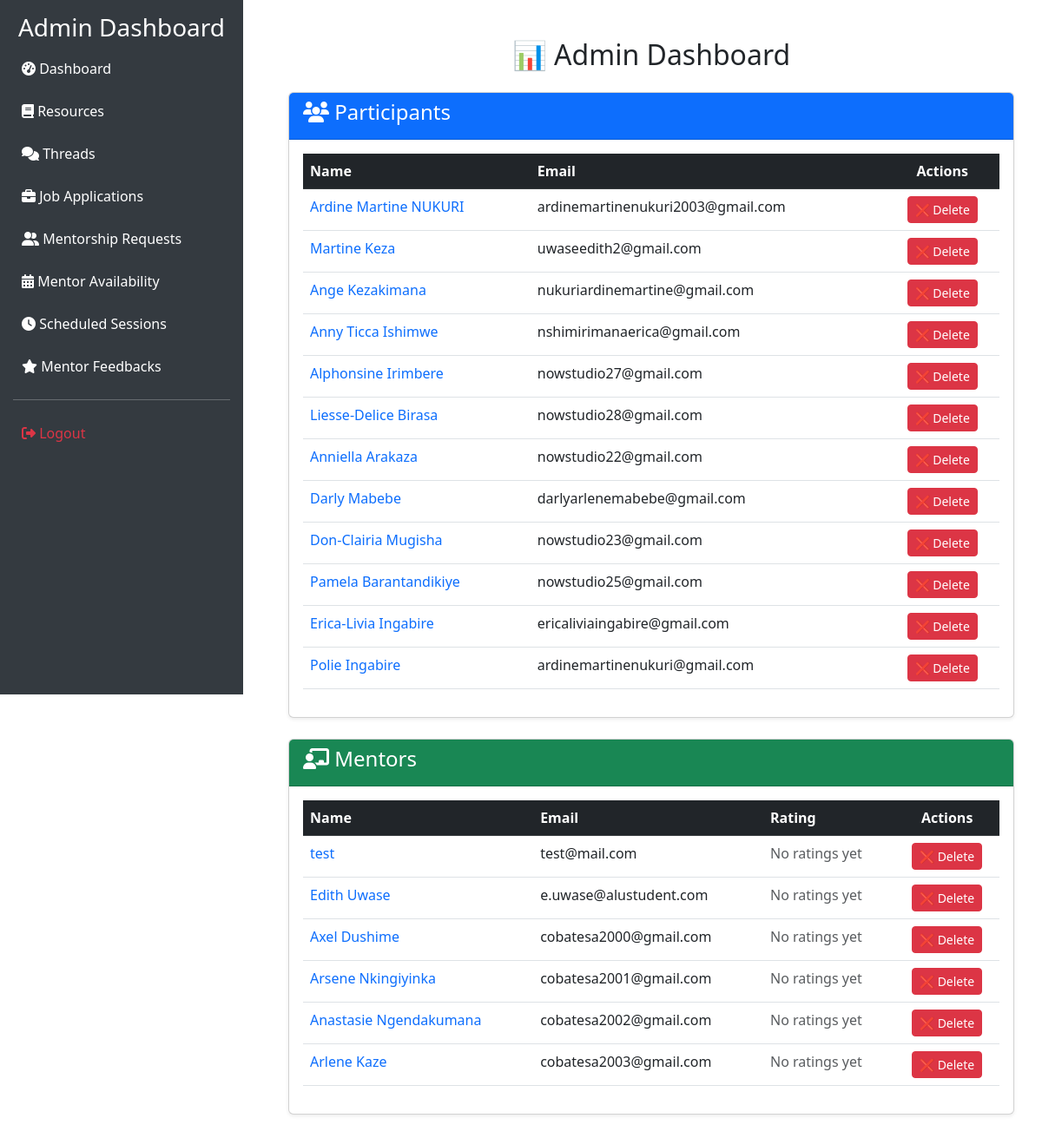
The app's page /ad/dashboard/ (signed in) with its own data.
### capstone/models.py (models this page shows, shortened)
class User(AbstractUser):
    USER_TYPE_CHOICES = (
        ('mentor', 'Mentor'),
        ('participant', 'Participant'),
    )
    LANGUAGE_CHOICES = [
        ("en", "English"),
        ("fr", "French"),
        ("es", "Spanish"),
        ("sw", "Swahili"),
        ("rw", "Kinyarwanda")
    ]
    language_preference = models.CharField(max_length=4, choices=LANGUAGE_CHOICES, default="fr")
    full_name = models.CharField(max_length=255)
    email = models.EmailField(unique=True)
    phone_number = models.CharField(max_length=15)
    user_type = models.CharField(max_length=20, choices=USER_TYPE_CHOICES)
    terms_accepted = models.BooleanField(default=False)

### capstone/views.py (the view)
# urls.py: path('ad/dashboard/', views.admin_dashboard, name='admin_dashboard'),
@login_required
@staff_member_required  # Ensures only admins can access
def admin_dashboard(request):
    participants = User.objects.filter(user_type="participant")
    mentors = User.objects.filter(user_type="mentor")
    resources = Resource.objects.all()
    threads = Thread.objects.all()
    job_listings = JobListing.objects.all()
    mentorship_requests = MentorshipRequest.objects.all()
    job_applications = JobApplication.objects.all()
    mentor_availability = MentorAvailability.objects.all()
    feedbacks = Feedback.objects.all()
    mentor_ratings = Feedback.objects.values('mentor_id').annotate(avg_rating=Avg('rating'))
    mentor_ratings_dict = {rating['mentor_id']: rating['avg_rating'] for rating in mentor_ratings}
    context = {
        "participants": participants,
        "mentors": mentors,
        "resources": resources,
        "threads": threads,
        "job_listings": job_listings,
        "mentorship_requests": mentorship_requests,
        "job_applications": job_applications,
        "mentor_availability": mentor_availability,
        "feedbacks": feedbacks,
        'mentor_ratings': mentor_ratings_dict,
    }
    return render(request, "capstone/admin_dashboard.html", context)

### capstone/templatetags/custom_filters.py (called while the page is built)
@register.filter
def get_item(dictionary, key):
    return dictionary.get(key, None) if dictionary else None

### capstone/templates/capstone/admin_dashboard.html
{% extends "admin-base.html" %}
{% load custom_filters %}
{% block content %}
<div class="container mt-4">
    <h2 class="text-center mb-4">📊 Admin Dashboard</h2>
    <div class="card shadow-sm mb-4">
        <div class="card-header bg-primary text-white">
            <h4><i class="fas fa-users"></i> Participants</h4>
        </div>
        <div class="card-body">
            <table class="table table-hover">
                <thead class="table-dark">
                    <tr>
                        <th>Name</th>
                        <th>Email</th>
                        <th class="text-center">Actions</th>
                    </tr>
                </thead>
                <tbody>
                    {% for participant in participants %}
                    <tr>
                        <td>
                            <a href="{% url 'admin_view_user_profile' participant.id %}" class="text-decoration-none">
                                {{ participant.full_name }}
                            </a>
                        </td>
                        <td>{{ participant.email }}</td>
                        <td class="text-center">
                            <a href="{% url 'admin_delete_user' participant.id %}" class="btn btn-sm btn-danger"
                               onclick="return confirm('Are you sure?')">
                                ❌ Delete
                            </a>
                        </td>
                    </tr>
                    {% empty %}
                    <tr>
                        <td colspan="3" class="text-center text-muted">No participants found.</td>
                    </tr>
                    {% endfor %}
                </tbody>
            </table>
        </div>
    </div>
    <div class="card shadow-sm mb-4">
        <div class="card-header bg-success text-white">
            <h4><i class="fas fa-chalkboard-teacher"></i> Mentors</h4>
        </div>
        <div class="card-body">
            <table class="table table-hover">
                <thead class="table-dark">
                    <tr>
                        <th>Name</th>
                        <th>Email</th>
                        <th>Rating</th>
                        <th class="text-center">Actions</th>
                    </tr>
                </thead>
                <tbody>
                    {% for mentor in mentors %}
                    <tr>
                        <td>
                            <a href="{% url 'admin_view_user_profile' mentor.id %}" class="text-decoration-none">
                                {{ mentor.full_name }}
                            </a>
                        </td>
                        <td>{{ mentor.email }}</td>
                        <td>
                            {% with mentor_ratings|get_item:mentor.id as avg_rating %}
                                {% if avg_rating %}
                                    {% for i in "12345" %}
                                        {% if forloop.counter <= avg_rating|floatformat:0 %}
                                            <i class="fas fa-star text-warning"></i>
                                        {% else %}
                                            <i class="far fa-star text-muted"></i>
                                        {% endif %}
                                    {% endfor %}
                                    ({{ avg_rating|floatformat:1 }}/5)
                                {% else %}
                                    <span class="text-muted">No ratings yet</span>
                                {% endif %}
                            {% endwith %}
                        </td>
                        <td class="text-center">
                            <a href="{% url 'admin_delete_user' mentor.id %}" class="btn btn-sm btn-danger"
                               onclick="return confirm('Are you sure?')">
                                ❌ Delete
                            </a>
                        </td>
                    </tr>
                    {% empty %}
                    <tr>
                        <td colspan="4" class="text-center text-muted">No mentors found.</td>
                    </tr>
                    {% endfor %}
                </tbody>
            </table>
        </div>
    </div>
</div>
{% endblock %}

### capstone/templates/admin-base.html (style rules this page uses)
body { display: flex; }

### records on screen
User: full_name "Ardine Martine NUKURI", email "ardinemartinenukuri2003@gmail.com"
User: full_name "Martine Keza", email "uwaseedith2@gmail.com"
User: full_name "Ange Kezakimana", email "nukuriardinemartine@gmail.com"
User: full_name "Anny Ticca Ishimwe", email "nshimirimanaerica@gmail.com"
User: full_name "Alphonsine Irimbere", email "nowstudio27@gmail.com"
User: full_name "Liesse-Delice Birasa", email "nowstudio28@gmail.com"
User: full_name "Anniella Arakaza", email "nowstudio22@gmail.com"
User: full_name "Darly Mabebe", email "darlyarlenemabebe@gmail.com"
User: full_name "Don-Clairia Mugisha", email "nowstudio23@gmail.com"
User: full_name "Pamela Barantandikiye", email "nowstudio25@gmail.com"
User: full_name "Erica-Livia Ingabire", email "ericaliviaingabire@gmail.com"
User: full_name "Polie Ingabire", email "ardinemartinenukuri@gmail.com"
User: full_name "test", email "test@mail.com"
User: full_name "Edith Uwase", email "e.uwase@alustudent.com"
User: full_name "Axel Dushime", email "cobatesa2000@gmail.com"
User: full_name "Arsene Nkingiyinka", email "cobatesa2001@gmail.com"
User: full_name "Anastasie Ngendakumana", email "cobatesa2002@gmail.com"
User: full_name "Arlene Kaze", email "cobatesa2003@gmail.com"
